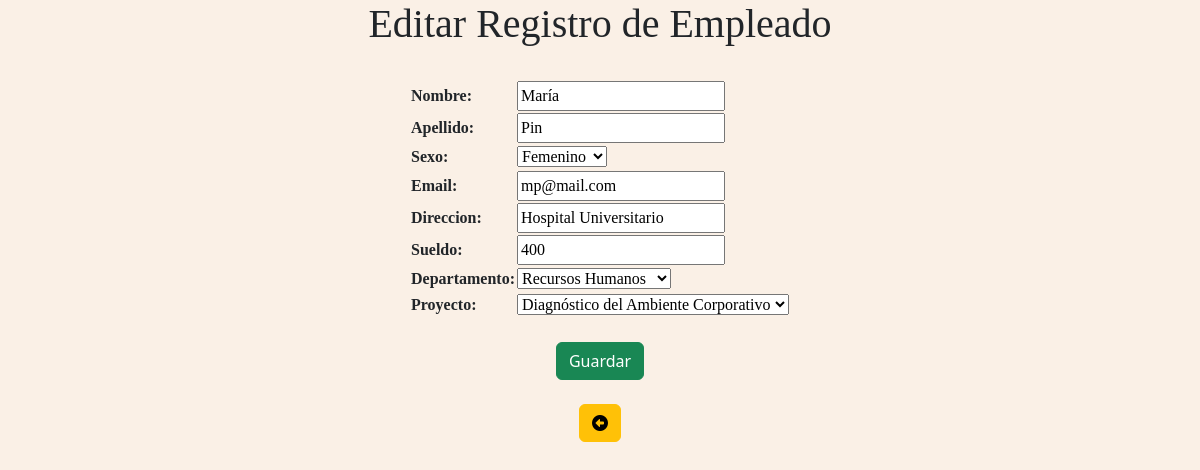
/editar_empleado/2, run on the app's committed database.
### empleados/models.py (models this page shows, shortened)
class Empleado(models.Model):
    SEXO = [
        ("M", "Masculino"),
        ("F", "Femenino"),
    ]
    nombre = models.CharField(max_length=50)
    apellido = models.CharField(max_length=50)
    sexo = models.CharField(max_length=1, choices=SEXO, null=True)
    email = models.CharField(max_length=50)
    direccion = models.CharField(max_length=100)
    sueldo = models.IntegerField(null=True)
    departamento = models.ForeignKey(Departamento, on_delete=models.SET_NULL, null=True)
    proyecto = models.ForeignKey(Proyecto, on_delete=models.SET_NULL, null=True)

class Departamento(models.Model):
    codigo = models.CharField(max_length=10)
    nombre = models.CharField(max_length=50)
    jefe = models.CharField(max_length=50)
    def __str__(self):
        return f'{self.nombre}'

class Proyecto(models.Model):
    codigo = models.CharField(max_length=10)
    nombre = models.CharField(max_length=200)
    fecha_inicio = models.DateField(null=True)
    fecha_fin = models.DateField(null=True)
    cliente = models.CharField(max_length=50)
    def __str__(self):
        return f'{self.nombre}'

### empleados/views.py (the view)
# urls.py: path('editar_empleado/<int:idEmpleado>', editar_empleado),
def editar_empleado(request, idEmpleado):
    pagina = loader.get_template('editar_empleado.html')
    empleado = get_object_or_404(Empleado, pk=idEmpleado)
    if request.method == 'GET':
        formulario = EmpleadoFormulario(instance=empleado)
    elif request.method == 'POST':
        formulario = EmpleadoFormulario(request.POST, instance=empleado)
        if formulario.is_valid():
            formulario.save()
            return redirect('inicio')
    mensaje = {'formulario': formulario}
    return HttpResponse(pagina.render(mensaje, request))

### empleados/forms.py
class EmpleadoFormulario(ModelForm):
    class Meta:
        model = Empleado
        fields = ('nombre', 'apellido','sexo', 'email','direccion', 'sueldo', 'departamento', 'proyecto')
        widgets = {
            'email': EmailInput(attrs={'type': 'email'})
        }

### empleados/templates/editar_empleado.html (shortened to what this page needs)
<!DOCTYPE html>
<html lang="en">
<head>
    {% load static %}
    <link href="https://cdn.jsdelivr.net/npm/bootstrap@5.3.0/dist/css/bootstrap.min.css" rel="stylesheet">
    <link href="{% static 'fontawesomefree/css/fontawesome.css' %}" rel="stylesheet" type="text/css">
    <link href="{% static 'fontawesomefree/css/brands.css' %}" rel="stylesheet" type="text/css">
    <link href="{% static 'fontawesomefree/css/solid.css' %}" rel="stylesheet" type="text/css">
</head>
<body>
    <div class="panel panel-primary" align="center">
        <h1>Editar Registro de Empleado</h1>
        <br>
    </div>
    <div class="table-responsive" align="center">
        <form method="POST">
           <table>
             {{formulario}}
           </table>
            <br>
               <input type="submit" class="btn btn-success" value="Guardar">
        </form>
    </div>
    <br>
    <div align="center">
        <a class="btn btn-warning" href="{%url 'inicio'%}"><i class="fa-solid fa-circle-left"></i></a>
    </div>
</body>
</html>

### empleados/templates/editar_empleado.html (style rules this page uses)
body { background-color:Linen; }
h1 { font-family:Footlight MT Light }
table { font-family:Footlight MT Light }

### data on the page
Empleado: nombre "María", apellido "Pin", sexo "Femenino", email "mp@mail.com", direccion "Hospital Universitario", sueldo "400", departamento "Recursos Humanos", proyecto "Diagnóstico del Ambiente Corporativo"
